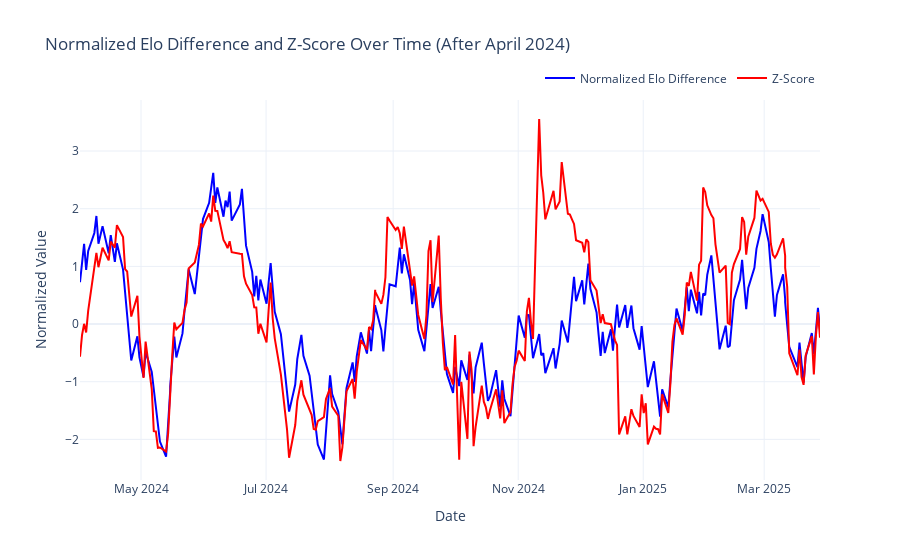

The cell this chart's notebook holds for it:
### Code cell
import pandas as pd
import plotly.graph_objects as go

# Set the path to your final dataset CSV file
file_path = "PFC_RECLTD_feature_set.csv"

# Load the dataset (parsing 'timestamp' as datetime) and ensure it's in chronological order
df = pd.read_csv(file_path, parse_dates=['timestamp'])
df = df.sort_values('timestamp')

# Localize start_date to the same timezone as the timestamp column
start_date = pd.to_datetime("2024-04-01").tz_localize("Asia/Kolkata")

# Filter dataset for timestamps on or after April 1, 2024
df_filtered = df[df['timestamp'] >= start_date]

# Calculate normalized elo_diff: (value - mean) / std for the filtered data
df_filtered['normalized_elo_diff'] = (df_filtered['elo_diff'] - df_filtered['elo_diff'].mean()) / df_filtered['elo_diff'].std()

# Create a Plotly figure
fig = go.Figure()

# Plot normalized elo_diff
fig.add_trace(go.Scatter(
    x=df_filtered['timestamp'], 
    y=df_filtered['normalized_elo_diff'],
    mode='lines',
    name='Normalized Elo Difference',
    line=dict(color='blue')
))

# Plot z_score
fig.add_trace(go.Scatter(
    x=df_filtered['timestamp'], 
    y=df_filtered['z_score'],
    mode='lines',
    name='Z-Score',
    line=dict(color='red')
))

# Customize the layout of the plot
fig.update_layout(
    title='Normalized Elo Difference and Z-Score Over Time (After April 2024)',
    xaxis_title='Date',
    yaxis_title='Normalized Value',
    template="plotly_white",
    legend=dict(orientation="h", yanchor="bottom", y=1.02, xanchor="right", x=1)
)

# Show the interactive plot
fig.show()

### Figure 1 — Plotly figure (JSON) as saved in the notebook; plotly's stock layout.template omitted (floating-point values rounded to 4 significant figures; data arrays with more than 128 entries replaced by an {"elided": "..."} marker saying what was removed)
{"data": [{"line": {"color": "blue"}, "mode": "lines", "name": "Normalized Elo Difference", "type": "scatter", "x": {"elided": "258 str values"}, "y": {"elided": "258 float values"}}, {"line": {"color": "red"}, "mode": "lines", "name": "Z-Score", "type": "scatter", "x": {"elided": "258 str values"}, "y": {"elided": "258 float values"}}], "layout": {"legend": {"orientation": "h", "x": 1, "xanchor": "right", "y": 1.02, "yanchor": "bottom"}, "title": {"text": "Normalized Elo Difference and Z-Score Over Time (After April 2024)"}, "xaxis": {"title": {"text": "Date"}}, "yaxis": {"title": {"text": "Normalized Value"}}}}
